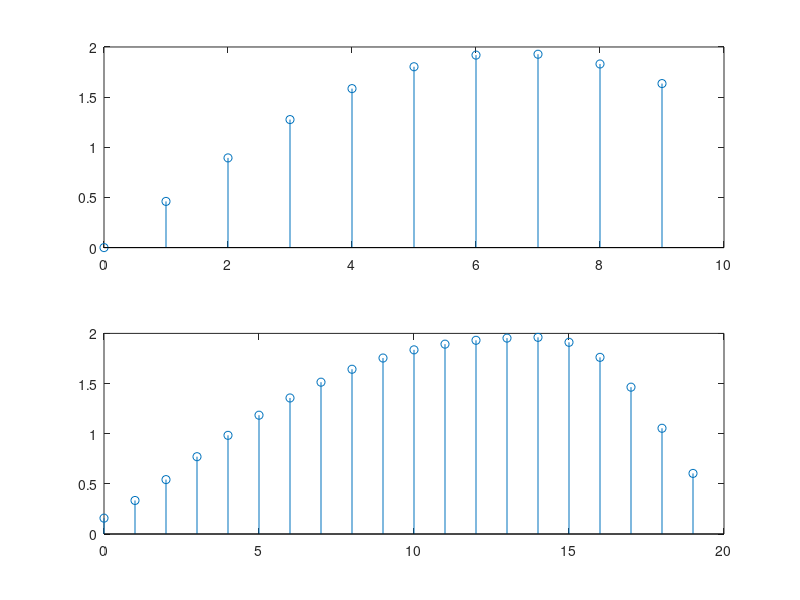

MATLAB code for this plot:
close all
clear all
clc
N=10;
L=2;
f1=0.043;
f2=0.031;
n=0:N-1;
x=sin(2*pi*f1*n)+sin(2*pi*f2*n);

y=interp(x,L); %L-1 number of zeros are in every output value
               %so it make an average value on that position 
subplot(211)
stem(n,x);
subplot(212)
m=0:N*L-1;
stem(m,y(1:N*L));
